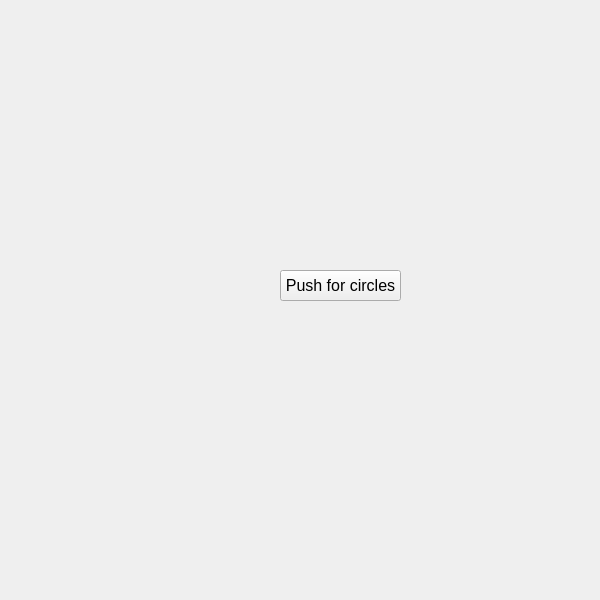
<?xml version="1.0" encoding="UTF-8"?>
<ui version="4.0">
 <class>MainWindow</class>
 <widget class="QMainWindow" name="MainWindow">
  <property name="geometry">
   <rect>
    <x>0</x>
    <y>0</y>
    <width>600</width>
    <height>600</height>
   </rect>
  </property>
  <property name="windowTitle">
   <string>MainWindow</string>
  </property>
  <widget class="QWidget" name="centralwidget">
   <widget class="QPushButton" name="pushButton">
    <property name="geometry">
     <rect>
      <x>280</x>
      <y>270</y>
      <width>121</width>
      <height>31</height>
     </rect>
    </property>
    <property name="font">
     <font>
      <pointsize>12</pointsize>
     </font>
    </property>
    <property name="text">
     <string>Push for circles</string>
    </property>
   </widget>
  </widget>
 </widget>
 <resources/>
 <connections/>
</ui>
